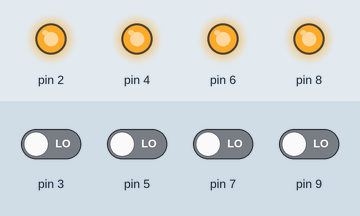
Simulated run of this sketch. Board: Arduino Uno, built with avr-gcc and run on an emulated ATmega328P. On the bench: output pins drawn as LEDs (lit = HIGH). The inputs (shaded band) are chosen by the test bench; at power-on: pin 3, pin 5, pin 7, pin 9 LOW.

Above: at 1.2 s.
1.3 s: pin 3 driven HIGH
At 1.7 s:
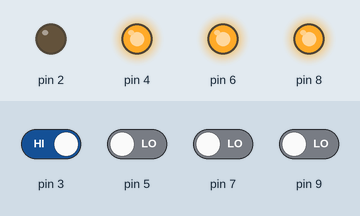
2.8 s: pin 5 driven HIGH
At 4.0 s:
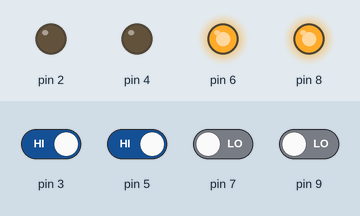
4.3 s: pin 7 driven HIGH
At 5.1 s:
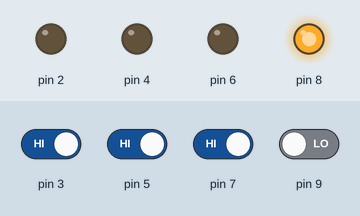
5.8 s: pin 9 driven HIGH
At 6.3 s:
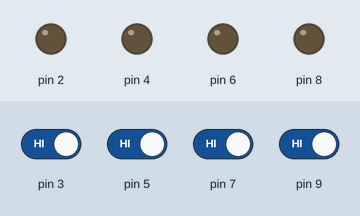
7.3 s: pin 3 driven LOW
At 8.5 s:
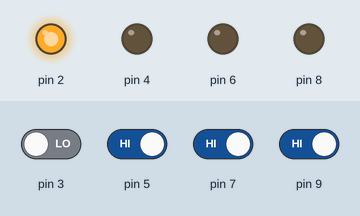
8.8 s: pin 5 driven LOW
At 9.8 s:
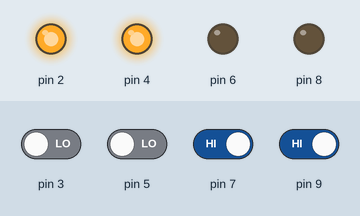
Timing chart, 0 to 11.3 s (numbered marks = the images above; inputs shaded):
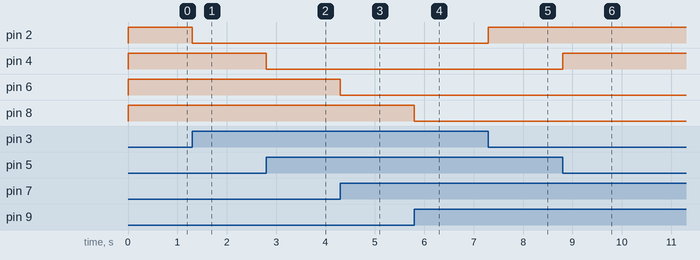

Measured:
- after the input at 1.3 s, pin 2: HIGH → LOW at once
- after the input at 2.8 s, pin 4: HIGH → LOW at once
- after the input at 4.3 s, pin 6: HIGH → LOW at once
- after the input at 5.8 s, pin 8: HIGH → LOW at once
- after the input at 7.3 s, pin 2: LOW → HIGH at once
- after the input at 8.8 s, pin 4: LOW → HIGH at once

The sketch:

exuno.ino
```cpp
void setup() {
  // put your setup code here, to run once:
  Serial.begin(115200);
  pinMode(2,OUTPUT);
  pinMode(3,INPUT);
  pinMode(4,OUTPUT);
  pinMode(5,INPUT);
  pinMode(6,OUTPUT);
  pinMode(7,INPUT);
  pinMode(8,OUTPUT);
  pinMode(9,INPUT);
}

void loop() {
  // put your main code here, to run repeatedly:
  digitalWrite(2,(digitalRead(3)==HIGH)?LOW:HIGH);
  digitalWrite(4,(digitalRead(5)==HIGH)?LOW:HIGH);
  digitalWrite(6,(digitalRead(7)==HIGH)?LOW:HIGH);
  digitalWrite(8,(digitalRead(9)==HIGH)?LOW:HIGH);
}
```
